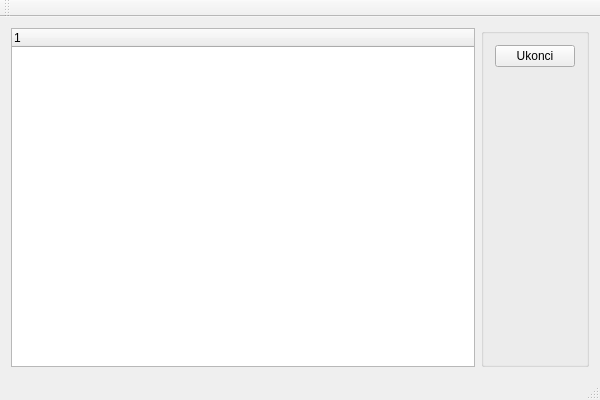
<?xml version="1.0" encoding="UTF-8"?>
<ui version="4.0">
 <class>objednavkyClass</class>
 <widget class="QMainWindow" name="objednavkyClass">
  <property name="geometry">
   <rect>
    <x>0</x>
    <y>0</y>
    <width>600</width>
    <height>400</height>
   </rect>
  </property>
  <property name="windowTitle">
   <string>objednavky</string>
  </property>
  <widget class="QWidget" name="centralWidget">
   <layout class="QHBoxLayout" name="horizontalLayout">
    <item>
     <widget class="QTreeWidget" name="objednavky_zoz">
      <column>
       <property name="text">
        <string notr="true">1</string>
       </property>
      </column>
     </widget>
    </item>
    <item>
     <widget class="QGroupBox" name="groupBox">
      <property name="title">
       <string/>
      </property>
      <layout class="QVBoxLayout" name="verticalLayout">
       <item>
        <widget class="QPushButton" name="ob_ukonci">
         <property name="text">
          <string>Ukonci</string>
         </property>
        </widget>
       </item>
       <item>
        <spacer name="verticalSpacer">
         <property name="orientation">
          <enum>Qt::Vertical</enum>
         </property>
         <property name="sizeHint" stdset="0">
          <size>
           <width>20</width>
           <height>40</height>
          </size>
         </property>
        </spacer>
       </item>
      </layout>
     </widget>
    </item>
   </layout>
  </widget>
  <widget class="QMenuBar" name="menuBar">
   <property name="geometry">
    <rect>
     <x>0</x>
     <y>0</y>
     <width>600</width>
     <height>30</height>
    </rect>
   </property>
  </widget>
  <widget class="QToolBar" name="mainToolBar">
   <attribute name="toolBarArea">
    <enum>TopToolBarArea</enum>
   </attribute>
   <attribute name="toolBarBreak">
    <bool>false</bool>
   </attribute>
  </widget>
  <widget class="QStatusBar" name="statusBar"/>
 </widget>
 <layoutdefault spacing="6" margin="11"/>
 <resources/>
 <connections/>
</ui>
